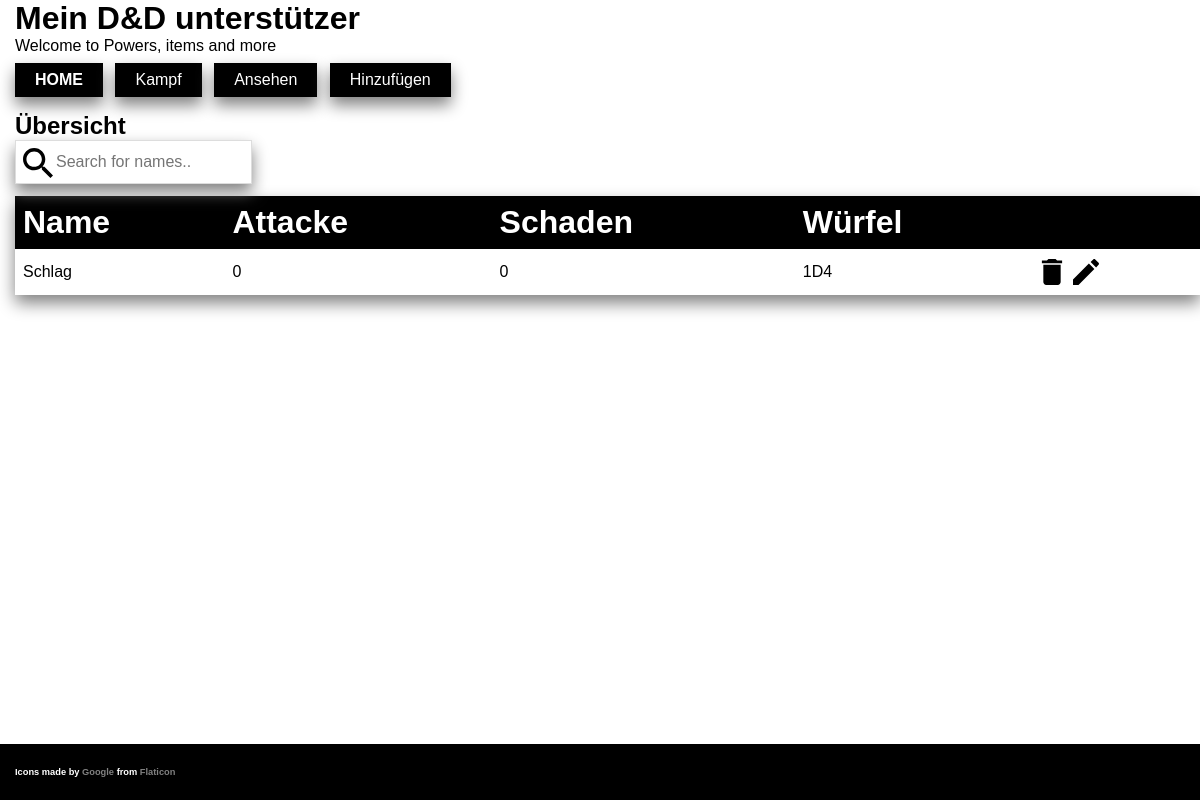
/table/attacke, run on the app's committed database.
### tables this page shows
CREATE TABLE Attacke(ID INTEGER Primary key, Name text, Attacke interger, Schaden integer, Würfel text);

### index.py (the view, shortened to what this page needs)
@app.route("/table/<table>",methods = ["POST","GET"])
def table(table):
    print(2)
    return pers("table.html", table)

### index.py (called while the page is built)
@app.after_request
def add_header(r):
    r.headers["Cache-Control"] = "no-cache, no-store, must-revalidate"
    r.headers["Pragma"] = "no-cache"
    r.headers["Expires"] = "0"
    r.headers['Cache-Control'] = 'public, max-age=0'
    return r

### moduleFlask.py (called while the page is built)
def get_db(): # getting databases connection Object
    db = getattr(g, '_database', None)
    if db is None:
        db = g._database = sqlite3.connect(DATABASE)
    return db

def hilfRes(table): # get all rows in a specific table
    cur = get_db().cursor()
    return cur.execute("select * from '" + table + "';")

def hilfRes2(table): # get the column names in a specific table
    res=hilfRes(table)
    return list(map(lambda x: x[0], res.description))

def pers(second, table): # makes an unspecific Html template
    res= hilfRes(table)
    res2= hilfRes2(table)
    return render_template(second, zeilen=res, len=len(res2), headline=res2, table=table)

### templates/table.html (shortened to what this page needs)
{% extends 'index.html' %}
{% block stylesheet %}
<link rel="stylesheet" type="text/css" href="{{ url_for('static', filename='css/table.css') }}">
{% endblock %}
{% block content %}
<h2 class="hasShadow">Übersicht</h2>
<input type="text" id="myInput" onkeyup="myFunction()" placeholder="Search for names.." title="Type in a name">
<table id="myTable">
  <tr class="header">
    {% for HL in headline[1:] %}
    <th>
      <h1>{{ HL }}</h1>
    </th>
    {% endfor %}
    <th></th>
  </tr>
  {% for personen in zeilen %}
  <tr>
    {% for person in personen[1:] %}
    <td> {{ person }} </td>
    {% endfor %}
    <td class="row">
      <form id="bin_{{personen[0]}}" class="" action="/table/{{table}}" method="post">
        <input class="bin icon" type="submit" onclick="return del('bin')" src="{{ url_for('static', filename='css/images/bin.svg') }}" width="30px" height="30px" name="bin" value="{{personen[0]}}">
      </form>
      <form id="pencil_{{personen[0]}}" action="/table/{{table}}" method="post">
        <input class="pencil icon" type="submit" src="{{ url_for('static', filename='css/images/pencil.svg') }}" width="30px" height="30px" name="pencil" value="{{personen[0]}}">
      </form>
    </td>
  </tr>
  {% endfor %}
</table>
{% endblock %}

### static/css/table.css (style rules this page uses)
* { margin: 0; padding: 0; box-sizing: border-box; }
html { scroll-behavior: smooth; }
table { font-family: arial, sans-serif; border-collapse: collapse; box-shadow: 0px 8px 16px 0px gray; width: 100%; }
td, th, input { border: 1px 0px solid black; text-align: left; padding: 8px; }
tr { text-align: center; background-color: white; color: black; }
tr:nth-child(odd) { background-color: black; color: white; }
.row { display: flex; flex-direction: row; }
.icon { margin-right: 4px; color: transparent; padding: 0; box-shadow: none; height: 30px; width: 30px; border: none; background-repeat: no-repeat; background-size: 26px 26px; background-position: center; }
.bin { background-image: url('./images/bin.svg'); }
.pencil { background-image: url('./images/pencil.svg'); }
#myInput { background-image: url('./images/searchicon.svg'); background-position: 7px 7px; background-size: 30px 30px; background-repeat: no-repeat; width: 20%; font-size: 16px; padding: 12px 20px 12px 40px; border: 1px solid #ddd; margin-bottom: 12px; box-shadow: 0px 8px 16px 0px gray; }

### static/css/index.css (style rules this page uses)
html, body { padding: none; margin: none; }
body, h1, h2, h3, h4, h5 { font-family: "Raleway", sans-serif }
.icon { padding: 2px; background-color: white; border-radius: 4px; }

### data on the page
Attacke: Name "Schlag", person "0" "0", Würfel "1D4", bin "1", pencil "1"

### other printed values
{{ HL }} "Name" "Attacke" "Schaden" "Würfel"
